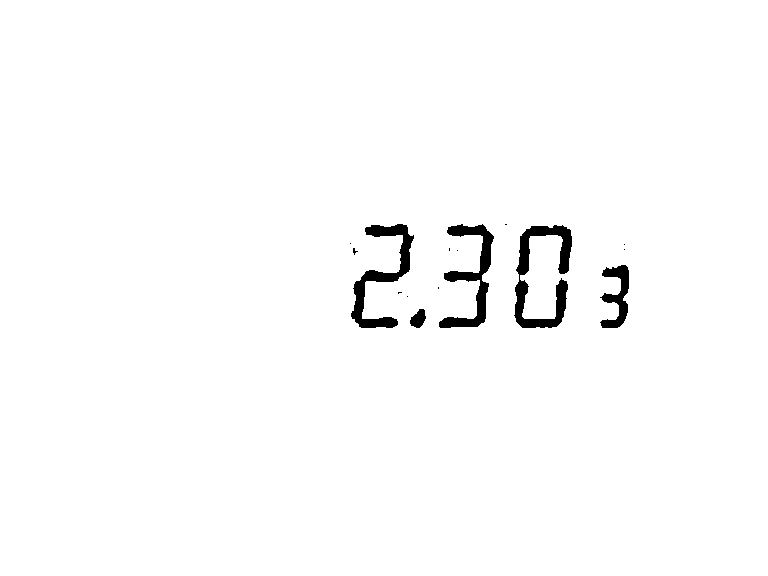
//> input picture NightVision/123.bmp, 768 x 576 px
$ ./test 123.bmp   (built with g++ and OpenCV 4)
//> lines starting //> are read from the running program, lines starting //| are printed output that depends on the picture; after the words box and inside, x2 and y2 are one past the last pixel; in counts of white or black regions, pixels touching at a corner belong together
### NightVision/EdgeDetect.h
#include"Backup.h"
#include<cv.h>
#include<highgui.h>
#include <math.h>
void rgbToGray(unsigned char* des, const unsigned char* src, int width, int height, int nChannels);
void thresh (unsigned char* des,int width,int height);
void sobel (unsigned char* des, const unsigned char* src, int width, int height);
void roberts(unsigned char* des, const unsigned char* src, int width, int height);
void kirsch(unsigned char* des, const unsigned char* src, int width, int height);
void Projection(unsigned char* des,  const unsigned char* src,int width, int height);
void img_extract(unsigned char* des,  const unsigned char* src,int width, int height, int nChannels);
void digital(unsigned char* des,  const unsigned char* src,int width, int height,int n);
void gray_hist(unsigned char* des,  const unsigned char* src,int width, int height);
void location(unsigned char* des,  const unsigned char* src,int width, int height);

### NightVision/noise.h
#include<time.h>
#include<iostream>
// SHARED_HANDLERS can be defined in an ATL project implementing preview, thumbnail
// and search filter handlers and allows sharing of document code with that project.
#include"Global.h"
#include"Filtering.h"
#include"FFT.h"
#include<math.h>
#include<cv.h>
#include<highgui.h>
#include"Backup.h"
void Addinguniformnoise(unsigned char* des, const unsigned char* src, int width, int height, int nChannels,  double SNR );
double randomUniform(double dMinValue,double dMaxValue);
void Addingsaltandpeppernoise(unsigned char* des, const unsigned char* src, int width, int height, int nChannels,  double SNR);
void Addinggaussnoise(unsigned char* des, const unsigned char* src, int width, int height, int nChannels,  double SNR);
double gaussrand(int M,int D);
void Alphatrimmedmeanfilter(unsigned char* des, const unsigned char* src, int width, int height, int nChannels);
void orderN(double* a, int N);
void Adaptivemedianfilter(unsigned char* des, const unsigned char* src, int width, int height, int nChannels);

### NightVision/HomomorphicFiltering.h
#ifndef HOMOMORPHICFILTERING_H
#define HOMOMORPHICFILTERING_H
#include"noise.h"
#include"Global.h"
#include"Filtering.h"
#include"FFT.h"
#include<math.h>

/**************************************************************
函数原型：homomorphicFilteringInterface(unsigned char* des, const unsigned char*src, int width, int height, int nChannels, double cutoff, int n, double strengthen);
函数功能：对图像src进行同态滤波
输入参数：源图像src；目标图像des；图像参数width,height,nChannels；截止频率cutoff；滤波器阶数n
输出参数：目标图像
注意事项：如果是多通道按照BGR的顺序进行依次排列
**************************************************************/
void homomorphicFilteringInterface(unsigned char* des, const unsigned char*src, int width, int height, int nChannels, double cutoff, int n, double strengthen);


/**************************************************************
函数原型：getButterworthFilter(Complex* mask, int width, int height, double cutoff, int n);
函数功能：获得以(width/2, height/2)为中心的巴特沃斯滤波器
输入参数：滤波器指针mask；图像的大小width,height；截止频率cutoff；滤波器阶数n
输出参数：生成的滤波器mask
注意事项：cvar越大，图像动态范围越小；cvar越小，图像动态范围越大
**************************************************************/
void getButterworthFilter(Complex* mask, int width, int height, double cutoff, int n);


/**************************************************************
函数原型：void homomorphicFiltering(unsigned char* des, const unsigned char* src, int height, int width, double cutoff, int n, double cvar);
函数功能：对源图像src进行同态滤波
输入参数：源图像src；目标图像des；图像参数width,height；调整参数：cutoff(截止频率),n(阶数),cvar(图像增强系数)
输出参数：处理后的图像des
**************************************************************/
void homomorphicFiltering(unsigned char* des, const unsigned char* src, int height, int width, double cutoff, int n, double cvar);

#endif

### NightVision/segmentation.h
void rgb_seg(unsigned char* des, const unsigned char* src, int width, int height, int nChannels);
void hsi_seg(unsigned char* des, const unsigned char* src, int width, int height, int nChannels);
void ImageDilation(unsigned char* des, const unsigned char* src, int width, int height,int nChannels,int M);
void ImageErosion(unsigned char* des, const unsigned char* src, int width, int height, int nChannels,int M);
void ImageReturn(unsigned char* des, const unsigned char* ocl, const unsigned char* src, int width, int height, int nChannels,int M);
void rgb_hsi(unsigned char* des, const unsigned char* src, int width, int height, int nChannels);
void hsi_rgb(unsigned char* des, const unsigned char* src, int width, int height, int nChannels);
void Imgfill(unsigned char* des, const unsigned char* src, int width, int height, int nChannels);
void win_enhance(unsigned char* des, const unsigned char* src, int width, int height, int nChannels);

### NightVision/Global.h
#ifndef GLOBAL_H
#define GLOBAL_H

#define PI 3.141592653
#define INF 9999999999999999999

#include<math.h>


//定义复数结构体
struct Complex
{
	double real;	//实数部
	double imag;	//虚数部
};


//复数加法
Complex complexAdd(const Complex* a, const Complex* b);


//复数减法
Complex complexSub(const Complex* a, const Complex* b);


//复数乘法
Complex complexMul(const Complex* a, const Complex* b);


//复数矩阵转置
//注意由于是一维表示，转置前后矩阵中元素总数不变，所以可以在原位置转置
void matrixTranspose(Complex* mat, int width, int height);


/**************************************************************
函数原型：normalization(Complex* img, int width, int height)
函数功能：对空域图像进行归一化操作
输入参数：空域图像img，图像的大小width,height
输出参数：归一化图像img
**************************************************************/
void normalization(Complex* img, int width, int height);

void clipNormalization(Complex* img, int width, int height, double cvar);

double getmax(double a, double b);
double getmin(double a, double b);


#endif

### NightVision/FFT.h
#ifndef FFT_H
#define FFT_H

#include"Global.h"

/**************************************************************
函数原型：void leide(Complex* arr , int n)
函数功能：对序列进行倒序排列，采用雷德算法
输入参数：输入复数序列指针arr，序列大小n
输出参数：倒序排列完毕的数组，存储在原位置
**************************************************************/
void leide(Complex* arr, int n);


/**************************************************************
函数原型：void FFT1D(Complex* arr , int n)
函数功能：对1-D序列进行傅里叶变换
输入参数：输入复数序列指针arr，序列大小n，要求n必须为2的k次方
输出参数：输出序列的频域形式，存储在原位置
**************************************************************/
void FFT1D(Complex* arr, int n);


/**************************************************************
函数原型：void FFT2D(Complex* des, const Complex* img, int width, int height)
函数功能：对2-D矩阵进行傅里叶变换
输入参数：频域图像存储位置des；源图像img；图像大小height,width,要求height,width必须为2的k次方,des和img可以相同
输出参数：输出序列的频域形式，存储在des
注意事项：des和img可以相同
**************************************************************/
void FFT2D(Complex* des, const Complex* img, int width, int height);


/**************************************************************
函数原型：void IFFT1D(Complex* arr , int n)
函数功能：对1-D序列进行傅里叶反变换
输入参数：输入复数序列指针arr，序列大小n，要求n必须为2的k次方
输出参数：输出序列的时域形式，存储在原位置
**************************************************************/
void IFFT1D(Complex* arr, int n);


/**************************************************************
函数原型：void IFFT2D(Complex* des, const Complex* mat, int width, int height)
函数功能：对2-D矩阵进行傅里叶反变换
输入参数：空域图像存储位置des；频域图像指针mat，大小height,width,要求height,width必须为2的k次方，其中des和mat可以相同
输出参数：输出图像的空域形式，储存在des中
注意事项：des和mat可以相同
**************************************************************/
void IFFT2D(Complex* des, const Complex* mat, int width, int height);


#endif

### NightVision/BackUp.h
#ifndef BACKUP_H
#define BACKUP_H
#include"hist.h"
#include"FFT.h"
#include"Filter.h"
#include"Global.h"
#include<cv.h>
#include<highgui.h>
#include<math.h>
#include<stdio.h>
#include"segmentation.h"
#include"HomomorphicFiltering.h"
#include"EdgeDetect.h"
#define DEBLUR_FRE_DOMAIN 1
#define DEBLUR_SPA_DOMAIN 2

void deblurMatToImg(IplImage* img, Complex* mat, int img_type);
void deblurImgToMat(IplImage* img, Complex* mat);
void img_data(IplImage* src,unsigned char* img,int width, int height, int nChannels);
void data_img(IplImage* dst,unsigned char* src,int width, int height, int nChannels);
// [23 lines of commented-out code are left out]

#endif

### NightVision/hist.h
#include "cv.h"
#include "highgui.h"
#include"Backup.h"
void histogram(unsigned char* des,  const unsigned char* src,int width, int height, int nChannels);
void AHE(unsigned char* des,  const unsigned char* src, int width, int height, int nChannels,int M);
void histogramHSI(unsigned char* des,  const unsigned char* src, int depth,int width, int height, int nChannels);
bool imhist(IplImage *src,bool flag);
void imsinglehist(IplImage *src, char *winName,CvScalar color);

### NightVision/hist.cpp
#include "cv.h"
#include "highgui.h"
#define SRC 0
#define DST 1
//直方图均衡化
#include"Backup.h"
#define HDIM 256
#define SRC 0
#define DST 1
//直方图均衡
// [40 lines left out: function histogram, not called in this run]
/*******************************************
自适应直方图均衡
*****************************************************/
// [99 lines left out: functions AHE, histogramHSI, not called in this run]
void imsinglehist(IplImage *src, char *winName,CvScalar color)
{
	IplImage* imh;//显示的直方图
	//计算灰度0~255的分布
	int Arr[256]={0};//使用无符号长整型才能保存那么多的像素信息
	int r,c,i;
	for(r=0; r<src->height; r++)
		for(c=0; c<src->width; c++)
			Arr[int(cvGetReal2D(src,r,c))]++;
	//归一化直方图序列Arr
	int Maxpix=0;
	for(i=0; i<256; i++)
		if(Maxpix<=Arr[i])
			Maxpix=Arr[i];
	for(i=0; i<256; i++)
	{
		Arr[i]=(int)(((float)Arr[i]/(float)Maxpix)*500);//显示高度为30~530，故最大显示到500比例
	}
	//下面通过生成一个图像来显示图像
	imh=cvCreateImage(cvSize(600, 600),IPL_DEPTH_8U,3);//为了显示彩色，必须是3通道的，即rgb，而大小为600x600为默认规则
	cvSet(imh, cvScalarAll(255));//赋值255，白色
	CvFont font;
	cvInitFont( &font, CV_FONT_HERSHEY_PLAIN, 1.0f, 1.0f, 0, 1, CV_AA );
	char text[10];
	for(i=0; i<256; i++)
	{
		for(r=530; r>=530-Arr[i]; r--);
			cvLine(imh,cvPoint(2*(i+20),530),cvPoint(2*(i+20),530-Arr[i]),color,1);
	}
	cvLine(imh,cvPoint(40,530),cvPoint(40,30),color,1);//横轴
	cvLine(imh,cvPoint(40,530),cvPoint(550,530),color,1);//纵轴
	//纵轴刻度
	for(i=0; i<=10; i++)
	{
		cvLine(imh,cvPoint(36,530-i*50),cvPoint(40,530-i*50),color,1);//标刻
		if(i>0&&i<10)
		{
			cvPutText(imh,"0.",cvPoint(5,535-i*50),&font,color);//刻字
			itoa(i,text,10);
			cvPutText(imh,text,cvPoint(18,535-i*50),&font,color);//刻字
			continue;
		}
		if(i==10)
		{
			cvPutText(imh,"1",cvPoint(10,535-i*50),&font,color);//刻字
		}
	}
	//横轴刻度
	for(i=0; i<=10; i++)
	{
		cvLine(imh,cvPoint(40+i*50,534),cvPoint(40+i*50,530),color,1);//纵轴
		itoa(i*25,text,10);
		cvPutText(imh,text,cvPoint(31+i*50,550),&font,color);//刻字
	}
	cvNamedWindow(winName);
	cvShowImage(winName,imh);
	cvReleaseImage(&imh);
}

bool imhist(IplImage *src,bool flag)
{
	//本函数显示rgb图或灰度图的直方图
	if(src->nChannels==1&&src->depth==IPL_DEPTH_8U)//单通道灰度图
	{
		imsinglehist(src,"灰度图的直方图",cvScalar(111,111,111));
		return true;
	}
	else if(src->nChannels==3&&src->depth==IPL_DEPTH_8U && flag==SRC )//标准rgb图
	{
		IplImage *srcr=cvCreateImage(cvGetSize(src),IPL_DEPTH_8U,1);
		IplImage *srcg=cvCreateImage(cvGetSize(src),IPL_DEPTH_8U,1);
		IplImage *srcb=cvCreateImage(cvGetSize(src),IPL_DEPTH_8U,1);
		cvCvtPixToPlane(src,srcr,srcg,srcb,NULL);
		imsinglehist(srcr,"原图像——红色通道直方图",cvScalar(0,0,255));
		imsinglehist(srcg,"原图像——绿色通道直方图",cvScalar(0,255,0));
		imsinglehist(srcb,"原图像——蓝色通道直方图",cvScalar(255,0,0));
		cvReleaseImage(&srcr);
		cvReleaseImage(&srcg);
		cvReleaseImage(&srcb);
		return true;
	}

	else if(src->nChannels==3&&src->depth==IPL_DEPTH_8U && flag==DST )//标准rgb图
	{
		IplImage *srcr=cvCreateImage(cvGetSize(src),IPL_DEPTH_8U,1);
		IplImage *srcg=cvCreateImage(cvGetSize(src),IPL_DEPTH_8U,1);
		IplImage *srcb=cvCreateImage(cvGetSize(src),IPL_DEPTH_8U,1);
		cvCvtPixToPlane(src,srcr,srcg,srcb,NULL);
		imsinglehist(srcr,"目的图像——红色通道直方图",cvScalar(0,0,255));
		imsinglehist(srcg,"目的图像——绿色通道直方图",cvScalar(0,255,0));
		imsinglehist(srcb,"目的图像——蓝色通道直方图",cvScalar(255,0,0));
		cvReleaseImage(&srcr);
		cvReleaseImage(&srcg);
		cvReleaseImage(&srcb);
		return true;
	}

	else
	{
		return false;
	}

}

### NightVision/test.cpp
//直方图均衡化
#include "hist.h"
#define HDIM 256
#define SRC 0
#define DST 1
//int argc, char** argv
int main(int argc, char** argv)
{
	IplImage *src = 0, *dst = 0;
	CvHistogram *hist = 0;
	int n[] = {HDIM,HDIM,HDIM};
	int r[256] = {0}, g[256] = {0}, b[256] = {0};

	if(argc!=2 || (src = cvLoadImage(argv[1],3))== NULL)	return -1;
//> further down, src is the input picture: 576 rows x 768 cols, CV_8UC3; 98.4% white; 15 black regions (10 under 20 px), largest, box (x1, y1, x2, y2) and area: (514, 225, 572, 328) 2262, (351, 224, 414, 328) 1908, (439, 224, 494, 328) 1813, (600, 265, 629, 328) 897, (410, 309, 426, 328) 202

	cvNamedWindow("source",1);
	cvNamedWindow("result",1);

	int width = src->width;
	int height = src->height;
	int sum = width * height;		//图像中像素点的综合
	int i,j;

	//分别统计R、G、B的灰度分布，类似于向直方图不同的bin积累信息
	for(i=0; i<height; i++)
		for(j=0; j<width; j++)
		{
			b[((uchar*)(src->imageData+i*src->width))[j*src->nChannels+0]]++;
			g[((uchar*)(src->imageData+i*src->width))[j*src->nChannels+1]]++;
			r[((uchar*)(src->imageData+i*src->width))[j*src->nChannels+2]]++;
		}
//> after the loop, b = 256 values from 0 to 442368; g = 256 values from 0 to 442368; r = 256 values from 0 to 442368

	//构建直方图的累计分布方程，用于对直方图进行均衡化
	double val[3] = {0};
	for(i=0; i<HDIM; i++)
	{
		val[0] += b[i];
		val[1] += g[i];
		val[2] += r[i];
		b[i] = val[0]*255/sum;
		g[i] = val[1]*255/sum;
		r[i] = val[2]*255/sum;
	}
//> after the loop, val = [442368, 442368, 442368]; b = 256 values from 0 to 255; g = 256 values from 0 to 255; r = 256 values from 0 to 255

	dst = cvCreateImage(cvSize(width,height),8,3);
	//归一化直方图
	for(i=0; i<height; i++)
		for(j=0; j<width; j++)
		{
			((uchar*)(dst->imageData+i*dst->widthStep))[j*dst->nChannels+0]=b[((uchar*)(src->imageData+i*src->widthStep))[j*src->nChannels+0]];
			((uchar*)(dst->imageData+i*dst->widthStep))[j*dst->nChannels+1]=g[((uchar*)(src->imageData+i*src->widthStep))[j*src->nChannels+1]];
			((uchar*)(dst->imageData+i*dst->widthStep))[j*dst->nChannels+2]=r[((uchar*)(src->imageData+i*src->widthStep))[j*src->nChannels+2]];
		}

	imhist(src,SRC);
//> after the loop in imsinglehist, `for(r=0; r<src->height; r++)`: Arr = 256 values, max 435253 at index 255, min 0 at index 1, mean 1728
//> the loop in imsinglehist, `for(i=0; i<256; i++)` made 256 passes
//> Maxpix on passes 1, 256: 7115, 435253
//> after the loop in imsinglehist, `for(i=0; i<256; i++)`: Maxpix = 435253
//> after the loop in imsinglehist, `for(i=0; i<256; i++)`: Arr = 256 values, max 500 at index 255, min 0 at index 1, mean 1.98
//> after the loop in imsinglehist, `for(i=0; i<=10; i++)`:
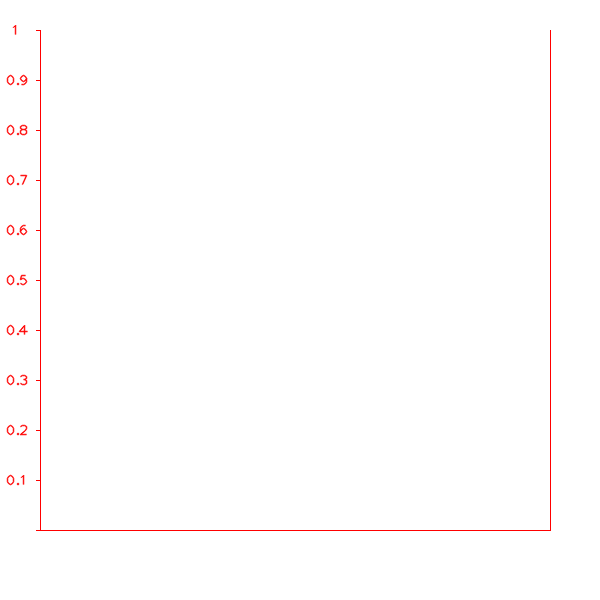
//> imh: 600 rows x 600 cols, CV_8UC3; mean B, G, R 253.5, 253.5, 255
//> after the loop in imsinglehist, `for(i=0; i<=10; i++)`: text = '9'
//> the loop in imsinglehist, `for(i=0; i<=10; i++)` made 11 passes
//> text on passes 1 to 8: '0', "25", "50", "75", "100", "125", "150", "175"
//> after the loop in imsinglehist, `for(i=0; i<=10; i++)`:
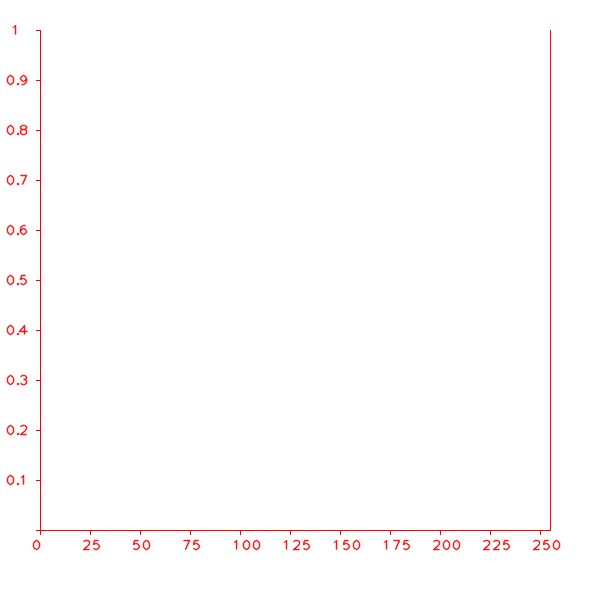
//> imh: 600 rows x 600 cols, CV_8UC3; mean B, G, R 252.9, 252.9, 255
//> call 2 of imsinglehist, with winName = "原图像——绿色通道直方图", color = Scalar(0, 255)
//> after the loop in imsinglehist (call 2), `for(r=0; r<src->height; r++)`: Arr = 256 values, max 435253 at index 255, min 0 at index 1, mean 1728
//> the loop in imsinglehist (call 2), `for(i=0; i<256; i++)` made 256 passes
//> after the loop in imsinglehist (call 2), `for(i=0; i<256; i++)`: Maxpix = 435253
//> after the loop in imsinglehist (call 2), `for(i=0; i<256; i++)`: Arr = 256 values, max 500 at index 255, min 0 at index 1, mean 1.98
//> the loop in imsinglehist (call 2), `for(i=0; i<=10; i++)` made 11 passes
//> text on passes 2 to 9: '1', '2', '3', '4', '5', '6', '7', '8'
//> pass 2, in imsinglehist (call 2), `cvPutText(imh,"0.",cvPoint(5,535-i*50),&font,color);`:
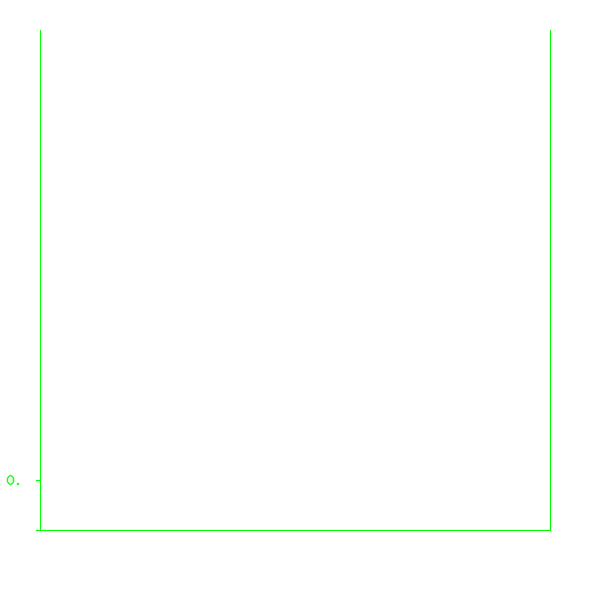
//> imh: 600 rows x 600 cols, CV_8UC3; mean B, G, R 253.9, 255, 253.9
//> after the loop in imsinglehist (call 2), `for(i=0; i<=10; i++)`:
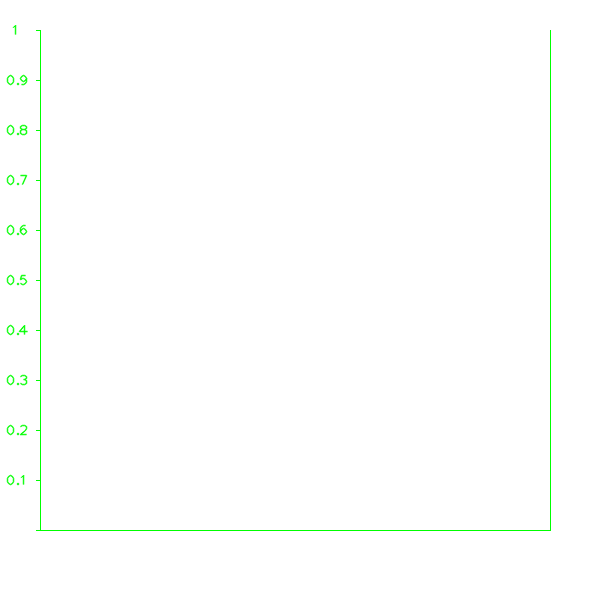
//> imh: 600 rows x 600 cols, CV_8UC3; mean B, G, R 253.5, 255, 253.5
//> the loop in imsinglehist (call 2), `for(i=0; i<=10; i++)` made 11 passes
//> after the loop in imsinglehist (call 2), `for(i=0; i<=10; i++)`:
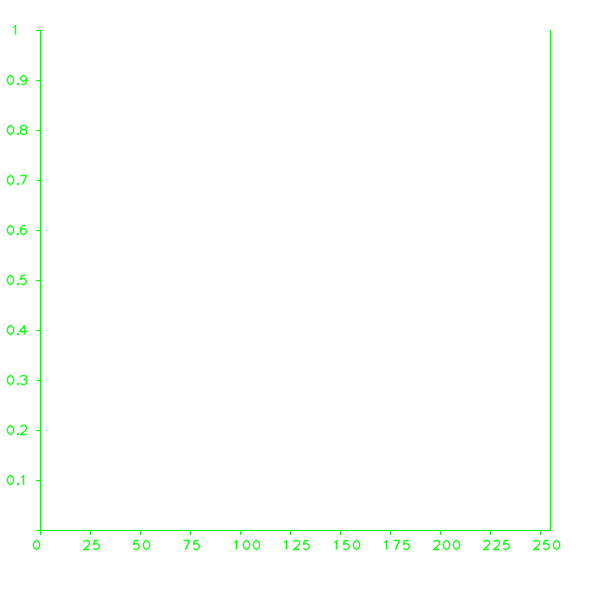
//> imh: 600 rows x 600 cols, CV_8UC3; mean B, G, R 252.9, 255, 252.9
//> call 3 of imsinglehist, with winName = "原图像——蓝色通道直方图", color = Scalar(255)
//> after the loop in imsinglehist (call 3), `for(r=0; r<src->height; r++)`: Arr = 256 values, max 435253 at index 255, min 0 at index 1, mean 1728
//> the loop in imsinglehist (call 3), `for(i=0; i<256; i++)` made 256 passes
//> after the loop in imsinglehist (call 3), `for(i=0; i<256; i++)`: Maxpix = 435253
//> after the loop in imsinglehist (call 3), `for(i=0; i<256; i++)`: Arr = 256 values, max 500 at index 255, min 0 at index 1, mean 1.98
//> the loop in imsinglehist (call 3), `for(i=0; i<=10; i++)` made 11 passes
//> pass 2, in imsinglehist (call 3), `cvPutText(imh,"0.",cvPoint(5,535-i*50),&font,color);`:
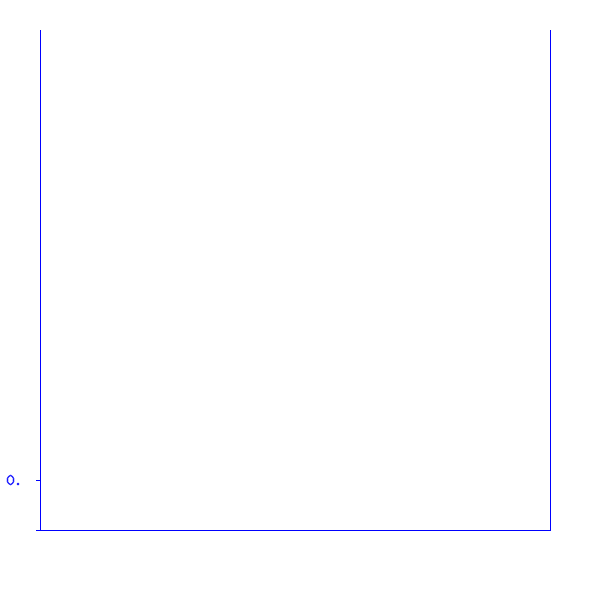
//> imh: 600 rows x 600 cols, CV_8UC3; mean B, G, R 255, 253.9, 253.9
//> after the loop in imsinglehist (call 3), `for(i=0; i<=10; i++)`:
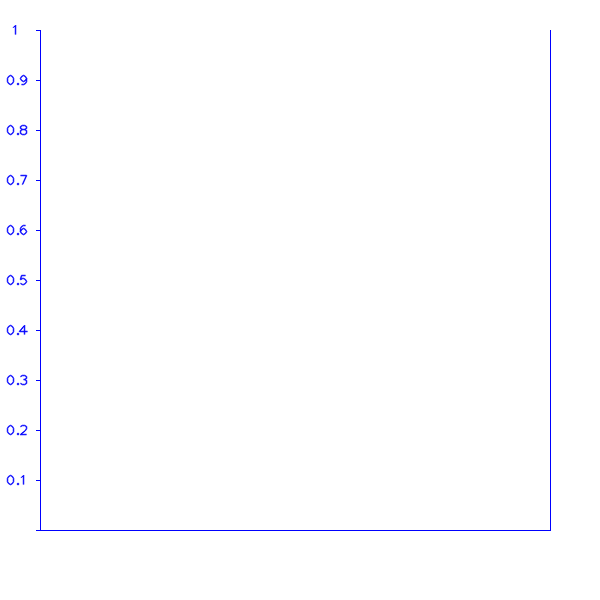
//> imh: 600 rows x 600 cols, CV_8UC3; mean B, G, R 255, 253.5, 253.5
//> the loop in imsinglehist (call 3), `for(i=0; i<=10; i++)` made 11 passes
	imhist(dst,DST);
	cvShowImage("source",src);
	cvShowImage("result",dst);
	cvSaveImage("out.jpg",dst);
	cvWaitKey(0);

	cvDestroyWindow("source");
	cvDestroyWindow("result");
	cvReleaseImage(&src);
	cvReleaseImage(&dst);
	cvReleaseHist(&hist);

	return 0;
}
